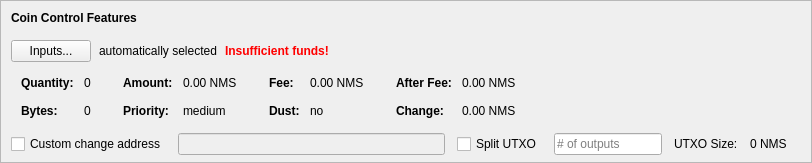
    <widget class="QFrame" name="frameCoinControl">
     <property name="sizePolicy">
      <sizepolicy hsizetype="Expanding" vsizetype="Expanding">
       <horstretch>0</horstretch>
       <verstretch>0</verstretch>
      </sizepolicy>
     </property>
     <property name="maximumSize">
      <size>
       <width>16777215</width>
       <height>16777215</height>
      </size>
     </property>
     <property name="frameShape">
      <enum>QFrame::StyledPanel</enum>
     </property>
     <property name="frameShadow">
      <enum>QFrame::Sunken</enum>
     </property>
     <layout class="QVBoxLayout" name="verticalLayoutCoinControl2">
      <property name="spacing">
       <number>0</number>
      </property>
      <property name="leftMargin">
       <number>0</number>
      </property>
      <property name="topMargin">
       <number>0</number>
      </property>
      <property name="rightMargin">
       <number>0</number>
      </property>
      <property name="bottomMargin">
       <number>6</number>
      </property>
      <item>
       <layout class="QVBoxLayout" name="verticalLayoutCoinControl" stretch="0,0,0,0,1">
        <property name="spacing">
         <number>0</number>
        </property>
        <property name="leftMargin">
         <number>10</number>
        </property>
        <property name="topMargin">
         <number>10</number>
        </property>
        <item>
         <layout class="QHBoxLayout" name="horizontalLayoutCoinControl1">
          <property name="bottomMargin">
           <number>15</number>
          </property>
          <item>
           <widget class="QLabel" name="labelCoinControlFeatures">
            <property name="sizePolicy">
             <sizepolicy hsizetype="Preferred" vsizetype="Maximum">
              <horstretch>0</horstretch>
              <verstretch>0</verstretch>
             </sizepolicy>
            </property>
            <property name="font">
             <font>
              <weight>75</weight>
              <bold>true</bold>
             </font>
            </property>
            <property name="styleSheet">
             <string notr="true">font-weight:bold;</string>
            </property>
            <property name="text">
             <string>Coin Control Features</string>
            </property>
           </widget>
          </item>
         </layout>
        </item>
        <item>
         <layout class="QHBoxLayout" name="horizontalLayoutCoinControl2" stretch="0,0,0,0">
          <property name="spacing">
           <number>8</number>
          </property>
          <property name="bottomMargin">
           <number>10</number>
          </property>
          <item>
           <widget class="QPushButton" name="pushButtonCoinControl">
            <property name="styleSheet">
             <string notr="true"/>
            </property>
            <property name="text">
             <string>Inputs...</string>
            </property>
            <property name="autoDefault">
             <bool>false</bool>
            </property>
           </widget>
          </item>
          <item>
           <widget class="QLabel" name="labelCoinControlAutomaticallySelected">
            <property name="text">
             <string>automatically selected</string>
            </property>
            <property name="margin">
             <number>5</number>
            </property>
           </widget>
          </item>
          <item>
           <widget class="QLabel" name="labelCoinControlInsuffFunds">
            <property name="font">
             <font>
              <weight>75</weight>
              <bold>true</bold>
             </font>
            </property>
            <property name="styleSheet">
             <string notr="true">color:red;font-weight:bold;</string>
            </property>
            <property name="text">
             <string>Insufficient funds!</string>
            </property>
            <property name="margin">
             <number>5</number>
            </property>
           </widget>
          </item>
          <item>
           <spacer name="horizontalSpacerCoinControl">
            <property name="orientation">
             <enum>Qt::Horizontal</enum>
            </property>
            <property name="sizeHint" stdset="0">
             <size>
              <width>40</width>
              <height>1</height>
             </size>
            </property>
           </spacer>
          </item>
         </layout>
        </item>
        <item>
         <widget class="QWidget" name="widgetCoinControl" native="true">
          <property name="sizePolicy">
           <sizepolicy hsizetype="Preferred" vsizetype="Preferred">
            <horstretch>0</horstretch>
            <verstretch>0</verstretch>
           </sizepolicy>
          </property>
          <property name="minimumSize">
           <size>
            <width>0</width>
            <height>0</height>
           </size>
          </property>
          <property name="styleSheet">
           <string notr="true"/>
          </property>
          <layout class="QHBoxLayout" name="horizontalLayoutCoinControl5">
           <property name="leftMargin">
            <number>0</number>
           </property>
           <property name="topMargin">
            <number>0</number>
           </property>
           <property name="rightMargin">
            <number>0</number>
           </property>
           <property name="bottomMargin">
            <number>0</number>
           </property>
           <item>
            <layout class="QHBoxLayout" name="horizontalLayoutCoinControl3" stretch="0,0,0,1">
             <property name="spacing">
              <number>20</number>
             </property>
             <property name="topMargin">
              <number>0</number>
             </property>
             <property name="bottomMargin">
              <number>10</number>
             </property>
             <item>
              <layout class="QFormLayout" name="formLayoutCoinControl1">
               <property name="horizontalSpacing">
                <number>10</number>
               </property>
               <property name="verticalSpacing">
                <number>14</number>
               </property>
               <property name="leftMargin">
                <number>10</number>
               </property>
               <property name="topMargin">
                <number>4</number>
               </property>
               <property name="rightMargin">
                <number>6</number>
               </property>
               <item row="0" column="0">
                <widget class="QLabel" name="labelCoinControlQuantityText">
                 <property name="font">
                  <font>
                   <weight>75</weight>
                   <bold>true</bold>
                  </font>
                 </property>
                 <property name="text">
                  <string>Quantity:</string>
                 </property>
                 <property name="margin">
                  <number>0</number>
                 </property>
                </widget>
               </item>
               <item row="0" column="1">
                <widget class="QLabel" name="labelCoinControlQuantity">
                 <property name="cursor">
                  <cursorShape>IBeamCursor</cursorShape>
                 </property>
                 <property name="contextMenuPolicy">
                  <enum>Qt::ActionsContextMenu</enum>
                 </property>
                 <property name="text">
                  <string notr="true">0</string>
                 </property>
                 <property name="margin">
                  <number>0</number>
                 </property>
                 <property name="textInteractionFlags">
                  <set>Qt::LinksAccessibleByMouse|Qt::TextSelectableByKeyboard|Qt::TextSelectableByMouse</set>
                 </property>
                </widget>
               </item>
               <item row="1" column="0">
                <widget class="QLabel" name="labelCoinControlBytesText">
                 <property name="font">
                  <font>
                   <weight>75</weight>
                   <bold>true</bold>
                  </font>
                 </property>
                 <property name="text">
                  <string>Bytes:</string>
                 </property>
                </widget>
               </item>
               <item row="1" column="1">
                <widget class="QLabel" name="labelCoinControlBytes">
                 <property name="cursor">
                  <cursorShape>IBeamCursor</cursorShape>
                 </property>
                 <property name="contextMenuPolicy">
                  <enum>Qt::ActionsContextMenu</enum>
                 </property>
                 <property name="text">
                  <string notr="true">0</string>
                 </property>
                 <property name="textInteractionFlags">
                  <set>Qt::LinksAccessibleByMouse|Qt::TextSelectableByKeyboard|Qt::TextSelectableByMouse</set>
                 </property>
                </widget>
               </item>
              </layout>
             </item>
             <item>
              <layout class="QFormLayout" name="formLayoutCoinControl2">
               <property name="horizontalSpacing">
                <number>10</number>
               </property>
               <property name="verticalSpacing">
                <number>14</number>
               </property>
               <property name="leftMargin">
                <number>6</number>
               </property>
               <property name="topMargin">
                <number>4</number>
               </property>
               <property name="rightMargin">
                <number>6</number>
               </property>
               <item row="0" column="0">
                <widget class="QLabel" name="labelCoinControlAmountText">
                 <property name="font">
                  <font>
                   <weight>75</weight>
                   <bold>true</bold>
                  </font>
                 </property>
                 <property name="text">
                  <string>Amount:</string>
                 </property>
                 <property name="margin">
                  <number>0</number>
                 </property>
                </widget>
               </item>
               <item row="0" column="1">
                <widget class="QLabel" name="labelCoinControlAmount">
                 <property name="cursor">
                  <cursorShape>IBeamCursor</cursorShape>
                 </property>
                 <property name="contextMenuPolicy">
                  <enum>Qt::ActionsContextMenu</enum>
                 </property>
                 <property name="text">
                  <string notr="true">0.00 NMS</string>
                 </property>
                 <property name="textInteractionFlags">
                  <set>Qt::LinksAccessibleByMouse|Qt::TextSelectableByKeyboard|Qt::TextSelectableByMouse</set>
                 </property>
                </widget>
               </item>
               <item row="1" column="0">
                <widget class="QLabel" name="labelCoinControlPriorityText">
                 <property name="font">
                  <font>
                   <weight>75</weight>
                   <bold>true</bold>
                  </font>
                 </property>
                 <property name="text">
                  <string>Priority:</string>
                 </property>
                </widget>
               </item>
               <item row="1" column="1">
                <widget class="QLabel" name="labelCoinControlPriority">
                 <property name="cursor">
                  <cursorShape>IBeamCursor</cursorShape>
                 </property>
                 <property name="contextMenuPolicy">
                  <enum>Qt::ActionsContextMenu</enum>
                 </property>
                 <property name="text">
                  <string>medium</string>
                 </property>
                 <property name="textInteractionFlags">
                  <set>Qt::LinksAccessibleByMouse|Qt::TextSelectableByKeyboard|Qt::TextSelectableByMouse</set>
                 </property>
                </widget>
               </item>
              </layout>
             </item>
             <item>
              <layout class="QFormLayout" name="formLayoutCoinControl3">
               <property name="horizontalSpacing">
                <number>10</number>
               </property>
               <property name="verticalSpacing">
                <number>14</number>
               </property>
               <property name="leftMargin">
                <number>6</number>
               </property>
               <property name="topMargin">
                <number>4</number>
               </property>
               <property name="rightMargin">
                <number>6</number>
               </property>
               <item row="0" column="0">
                <widget class="QLabel" name="labelCoinControlFeeText">
                 <property name="font">
                  <font>
                   <weight>75</weight>
                   <bold>true</bold>
                  </font>
                 </property>
                 <property name="text">
                  <string>Fee:</string>
                 </property>
                 <property name="margin">
                  <number>0</number>
                 </property>
                </widget>
               </item>
               <item row="0" column="1">
                <widget class="QLabel" name="labelCoinControlFee">
                 <property name="cursor">
                  <cursorShape>IBeamCursor</cursorShape>
                 </property>
                 <property name="contextMenuPolicy">
                  <enum>Qt::ActionsContextMenu</enum>
                 </property>
                 <property name="text">
                  <string notr="true">0.00 NMS</string>
                 </property>
                 <property name="textInteractionFlags">
                  <set>Qt::LinksAccessibleByMouse|Qt::TextSelectableByKeyboard|Qt::TextSelectableByMouse</set>
                 </property>
                </widget>
               </item>
               <item row="1" column="0">
                <widget class="QLabel" name="labelCoinControlLowOutputText">
                 <property name="font">
                  <font>
                   <weight>75</weight>
                   <bold>true</bold>
                  </font>
                 </property>
                 <property name="text">
                  <string>Dust:</string>
                 </property>
                </widget>
               </item>
               <item row="1" column="1">
                <widget class="QLabel" name="labelCoinControlLowOutput">
                 <property name="cursor">
                  <cursorShape>IBeamCursor</cursorShape>
                 </property>
                 <property name="contextMenuPolicy">
                  <enum>Qt::ActionsContextMenu</enum>
                 </property>
                 <property name="text">
                  <string>no</string>
                 </property>
                 <property name="textInteractionFlags">
                  <set>Qt::LinksAccessibleByMouse|Qt::TextSelectableByKeyboard|Qt::TextSelectableByMouse</set>
                 </property>
                </widget>
               </item>
              </layout>
             </item>
             <item>
              <layout class="QFormLayout" name="formLayoutCoinControl4">
               <property name="horizontalSpacing">
                <number>10</number>
               </property>
               <property name="verticalSpacing">
                <number>14</number>
               </property>
               <property name="leftMargin">
                <number>6</number>
               </property>
               <property name="topMargin">
                <number>4</number>
               </property>
               <property name="rightMargin">
                <number>6</number>
               </property>
               <item row="0" column="0">
                <widget class="QLabel" name="labelCoinControlAfterFeeText">
                 <property name="font">
                  <font>
                   <weight>75</weight>
                   <bold>true</bold>
                  </font>
                 </property>
                 <property name="text">
                  <string>After Fee:</string>
                 </property>
                 <property name="margin">
                  <number>0</number>
                 </property>
                </widget>
               </item>
               <item row="0" column="1">
                <widget class="QLabel" name="labelCoinControlAfterFee">
                 <property name="cursor">
                  <cursorShape>IBeamCursor</cursorShape>
                 </property>
                 <property name="contextMenuPolicy">
                  <enum>Qt::ActionsContextMenu</enum>
                 </property>
                 <property name="text">
                  <string notr="true">0.00 NMS</string>
                 </property>
                 <property name="textInteractionFlags">
                  <set>Qt::LinksAccessibleByMouse|Qt::TextSelectableByKeyboard|Qt::TextSelectableByMouse</set>
                 </property>
                </widget>
               </item>
               <item row="1" column="0">
                <widget class="QLabel" name="labelCoinControlChangeText">
                 <property name="font">
                  <font>
                   <weight>75</weight>
                   <bold>true</bold>
                  </font>
                 </property>
                 <property name="text">
                  <string>Change:</string>
                 </property>
                </widget>
               </item>
               <item row="1" column="1">
                <widget class="QLabel" name="labelCoinControlChange">
                 <property name="cursor">
                  <cursorShape>IBeamCursor</cursorShape>
                 </property>
                 <property name="contextMenuPolicy">
                  <enum>Qt::ActionsContextMenu</enum>
                 </property>
                 <property name="text">
                  <string notr="true">0.00 NMS</string>
                 </property>
                 <property name="textInteractionFlags">
                  <set>Qt::LinksAccessibleByMouse|Qt::TextSelectableByKeyboard|Qt::TextSelectableByMouse</set>
                 </property>
                </widget>
               </item>
              </layout>
             </item>
            </layout>
           </item>
          </layout>
         </widget>
        </item>
        <item>
         <layout class="QHBoxLayout" name="horizontalLayoutCoinControl4" stretch="0,0,0,0,0,0,0">
          <property name="spacing">
           <number>12</number>
          </property>
          <property name="sizeConstraint">
           <enum>QLayout::SetDefaultConstraint</enum>
          </property>
          <property name="topMargin">
           <number>5</number>
          </property>
          <property name="rightMargin">
           <number>5</number>
          </property>
          <item>
           <widget class="QCheckBox" name="checkBoxCoinControlChange">
            <property name="toolTip">
             <string>If this is activated, but the change address is empty or invalid, change will be sent to a newly generated address.</string>
            </property>
            <property name="text">
             <string>Custom change address</string>
            </property>
           </widget>
          </item>
          <item>
           <widget class="QValidatedLineEdit" name="lineEditCoinControlChange">
            <property name="enabled">
             <bool>false</bool>
            </property>
            <property name="sizePolicy">
             <sizepolicy hsizetype="Expanding" vsizetype="Fixed">
              <horstretch>0</horstretch>
              <verstretch>0</verstretch>
             </sizepolicy>
            </property>
           </widget>
          </item>
          <item>
           <widget class="QCheckBox" name="splitBlockCheckBox">
            <property name="text">
             <string>Split UTXO</string>
            </property>
           </widget>
          </item>
          <item>
           <widget class="QLineEdit" name="splitBlockLineEdit">
            <property name="sizePolicy">
             <sizepolicy hsizetype="Fixed" vsizetype="Fixed">
              <horstretch>50</horstretch>
              <verstretch>0</verstretch>
             </sizepolicy>
            </property>
            <property name="placeholderText">
             <string># of outputs</string>
            </property>
           </widget>
          </item>
          <item>
           <widget class="QLabel" name="labelBlockSizeText">
            <property name="text">
             <string>UTXO Size:</string>
            </property>
           </widget>
          </item>
          <item>
           <widget class="QLabel" name="labelBlockSize">
            <property name="text">
             <string>0 NMS</string>
            </property>
           </widget>
          </item>
          <item>
           <widget class="QLabel" name="labelCoinControlChangeLabel">
            <property name="sizePolicy">
             <sizepolicy hsizetype="Preferred" vsizetype="Expanding">
              <horstretch>0</horstretch>
              <verstretch>0</verstretch>
             </sizepolicy>
            </property>
            <property name="minimumSize">
             <size>
              <width>0</width>
              <height>0</height>
             </size>
            </property>
            <property name="text">
             <string/>
            </property>
            <property name="margin">
             <number>3</number>
            </property>
           </widget>
          </item>
         </layout>
        </item>
        <item>
         <spacer name="verticalSpacerCoinControl">
          <property name="orientation">
           <enum>Qt::Vertical</enum>
          </property>
          <property name="sizeHint" stdset="0">
           <size>
            <width>800</width>
            <height>1</height>
           </size>
          </property>
         </spacer>
        </item>
       </layout>
      </item>
     </layout>
    </widget>
